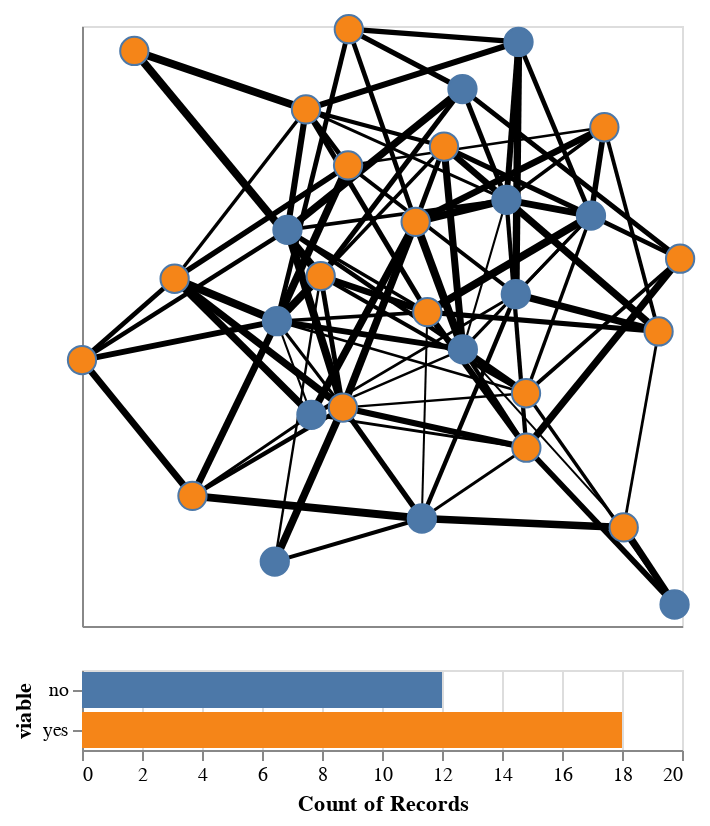

Notebook cell for this chart:
### Markdown cell above
Let's add some advanced exploration features using Altair.

### Code cell
# Get the node layer
edges = chart.layer[0]
nodes = chart.layer[1]

# Build a brush
brush = alt.selection_interval(encodings = ['x', 'y'])
color = alt.Color('viable:N', legend = None)

# Condition nodes based on brush
nodes = nodes.encode(
    fill = alt.condition(brush, color, alt.value('gray')),
).add_params(
    brush
)

# Create a bar graph to show highlighted nodes.
bars = alt.Chart(nodes.data).mark_bar().encode(
    x = alt.X('count()', scale = alt.Scale(domain = (0,20))),
    y = 'viable',
    color = 'viable',
).transform_filter(
    brush
)

alt.vconcat(edges+nodes, bars)

### Figure 1 — Vega-Lite specification as saved in the notebook (floating-point values rounded to 4 significant figures; data arrays with more than 128 entries replaced by an {"elided": "..."} marker saying what was removed)
{"config": {"view": {"continuousWidth": 300, "continuousHeight": 300}}, "vconcat": [{"layer": [{"data": {"name": "data-0d389712fcfdc655741f989d8a3eb740"}, "mark": {"type": "line", "color": "black", "opacity": 1}, "encoding": {"detail": {"field": "edge", "type": "quantitative"}, "strokeWidth": {"field": "weight", "legend": null, "type": "quantitative"}, "x": {"axis": {"grid": false, "labels": false, "ticks": false, "title": ""}, "field": "x", "type": "quantitative"}, "y": {"axis": {"grid": false, "labels": false, "ticks": false, "title": ""}, "field": "y", "type": "quantitative"}}}, {"data": {"name": "data-c187642f07f3b73814b66ec0a0dcdd4f"}, "mark": {"type": "point", "opacity": 1, "size": 200, "strokeWidth": 1.0}, "encoding": {"fill": {"condition": {"param": "param_5", "field": "viable", "legend": null, "type": "nominal"}, "value": "gray"}, "tooltip": [{"field": "weight", "type": "quantitative"}, {"field": "name", "type": "quantitative"}, {"field": "viable", "type": "nominal"}], "x": {"axis": {"grid": false, "labels": false, "ticks": false}, "field": "x", "type": "quantitative"}, "y": {"axis": {"grid": false, "labels": false, "ticks": false}, "field": "y", "type": "quantitative"}}, "name": "view_5"}]}, {"data": {"name": "data-c187642f07f3b73814b66ec0a0dcdd4f"}, "mark": {"type": "bar"}, "encoding": {"color": {"field": "viable", "type": "nominal"}, "x": {"aggregate": "count", "scale": {"domain": [0, 20]}, "type": "quantitative"}, "y": {"field": "viable", "type": "nominal"}}, "transform": [{"filter": {"param": "param_5"}}]}], "params": [{"name": "param_5", "select": {"type": "interval", "encodings": ["x", "y"]}, "views": ["view_5"]}], "$schema": "https://vega.github.io/schema/vega-lite/v5.17.0.json", "datasets": {"data-0d389712fcfdc655741f989d8a3eb740": {"elided": "190 records"}, "data-c187642f07f3b73814b66ec0a0dcdd4f": [{"name": 801, "y": 0.4963, "weight": 0.2273, "viable": "yes", "x": 0.5671}, {"name": 378, "y": -0.4651, "weight": 0.8474, "viable": "yes", "x": 0.3331}, {"name": 495, "y": -0.0856, "weight": 1.538, "viable": "no", "x": -0.4151}, {"name": 72, "y": 0.7904, "weight": 0.1939, "viable": "yes", "x": -0.1996}, {"name": 270, "y": 0.2125, "weight": -0.395, "viable": "yes", "x": 0.0009363}, {"name": 492, "y": 0.4384, "weight": -0.5463, "viable": "yes", "x": 0.08603}, {"name": 819, "y": 0.7251, "weight": 0.9586, "viable": "yes", "x": -0.8431}, {"name": 607, "y": -0.6095, "weight": -0.8645, "viable": "yes", "x": -0.6687}, {"name": 851, "y": -0.6775, "weight": -1.188, "viable": "no", "x": 0.01955}, {"name": 88, "y": -0.1163, "weight": -0.6359, "viable": "yes", "x": 0.7298}, {"name": 712, "y": 0.04174, "weight": 0.2797, "viable": "yes", "x": -0.7221}, {"name": 674, "y": -0.0584, "weight": 0.8169, "viable": "yes", "x": 0.03597}, {"name": 755, "y": 0.2311, "weight": 1.059, "viable": "no", "x": 0.5269}, {"name": 613, "y": 0.6108, "weight": -1.97, "viable": "no", "x": 0.1414}, {"name": 688, "y": -0.3018, "weight": -0.04866, "viable": "yes", "x": 0.3321}, {"name": 360, "y": -0.9355, "weight": 0.1249, "viable": "no", "x": 0.7777}, {"name": 458, "y": 0.7522, "weight": -0.5784, "viable": "no", "x": 0.3096}, {"name": 601, "y": -0.8068, "weight": -0.7527, "viable": "no", "x": -0.4217}, {"name": 95, "y": -0.00468, "weight": 0.529, "viable": "no", "x": 0.3015}, {"name": 236, "y": 0.382, "weight": 0.1692, "viable": "yes", "x": -0.2018}, {"name": 212, "y": 0.1884, "weight": -0.4426, "viable": "no", "x": -0.3836}, {"name": 272, "y": -0.3446, "weight": -0.272, "viable": "yes", "x": -0.2173}, {"name": 688, "y": -0.3665, "weight": -1.364, "viable": "no", "x": -0.3118}, {"name": 563, "y": -0.1701, "weight": -0.1566, "viable": "no", "x": 0.1426}, {"name": 48, "y": -0.7042, "weight": -1.649, "viable": "yes", "x": 0.6252}, {"name": 83, "y": 0.04986, "weight": -1.098, "viable": "yes", "x": -0.2839}, {"name": 334, "y": -0.2022, "weight": 0.3308, "viable": "yes", "x": -1.0}, {"name": 104, "y": 0.2784, "weight": 0.4946, "viable": "no", "x": 0.2732}, {"name": 737, "y": 0.1019, "weight": -0.753, "viable": "yes", "x": 0.7943}, {"name": 611, "y": 0.5498, "weight": 1.347, "viable": "yes", "x": -0.3281}]}}
